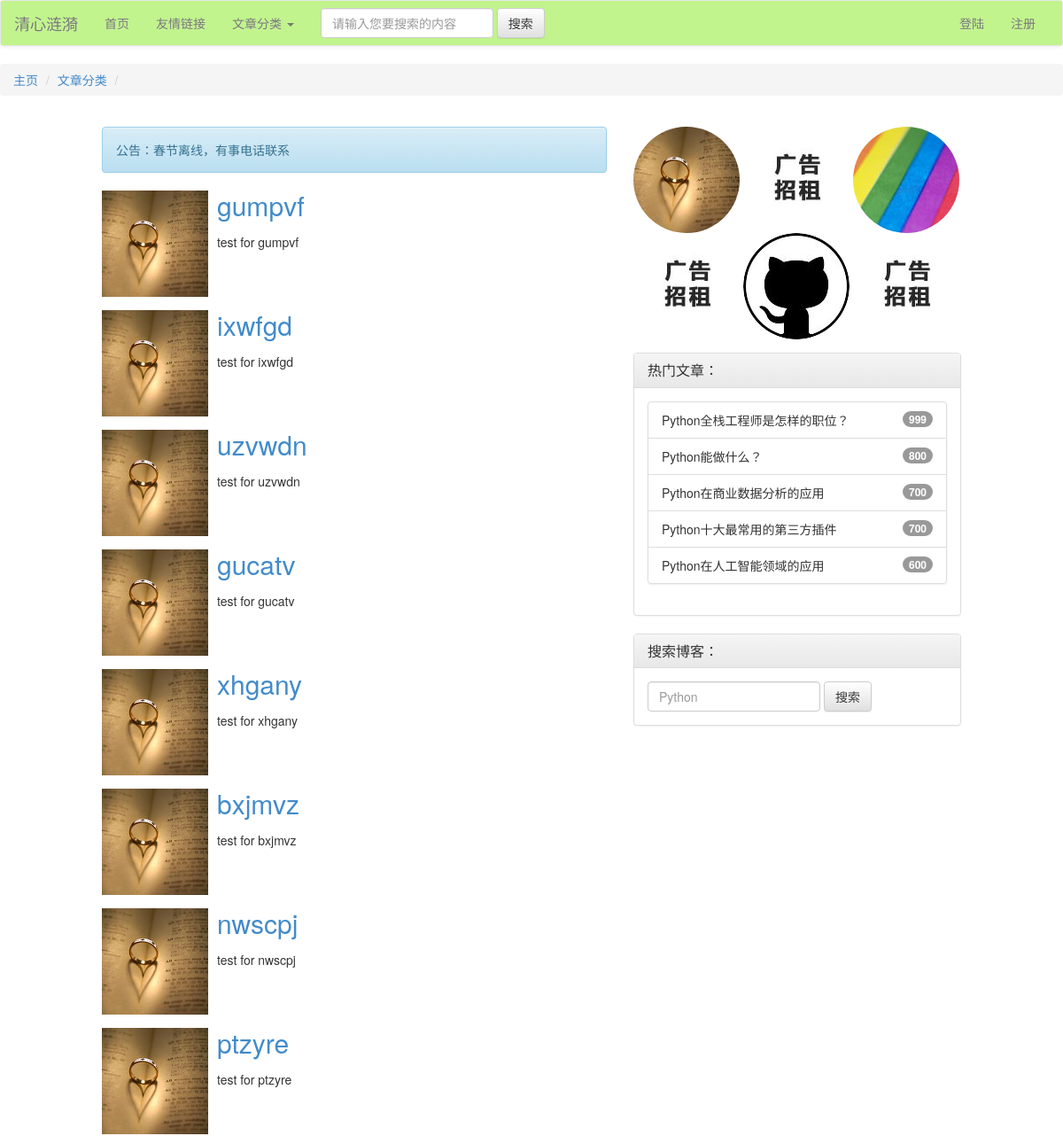
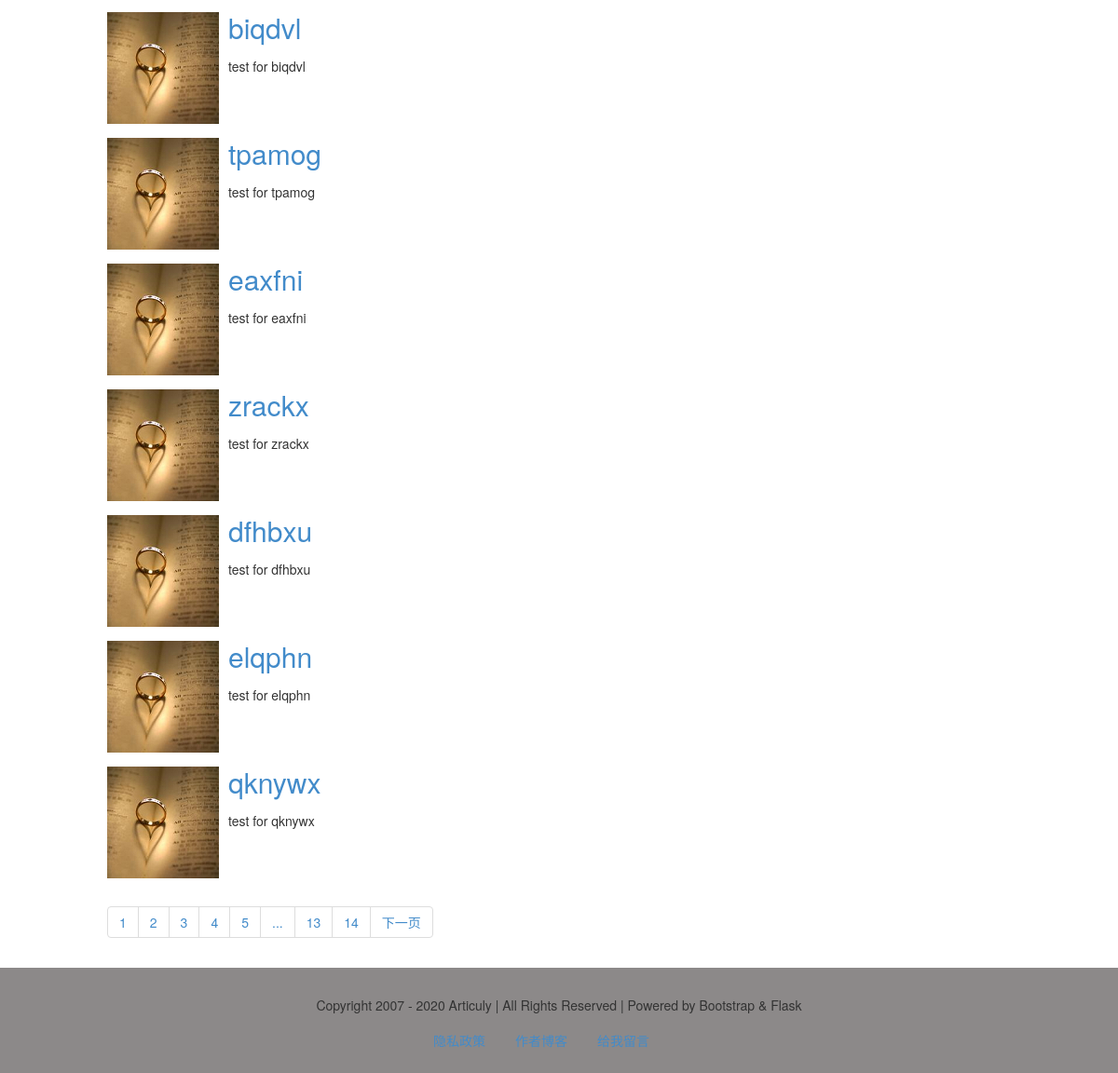
The app's page /article/ with its own data (2 pictures, top to bottom).
### models.py (models this page shows)
class Article(db.Model):
    id = db.Column(db.Integer, primary_key=True)
    title = db.Column(db.String)
    thumb = db.Column(db.String)
    intro = db.Column(db.String)
    author = db.Column(db.String)
    content = db.Column(db.Text)
    pubdate = db.Column(db.DateTime, default=datetime.now)
    cate_id = db.Column(db.Integer, db.ForeignKey('category.cate_id'))

### views/articles.py (the view)
@article_app.route('/cate/<int:cate_id>/<int:page>')
@article_app.route('/', defaults={'cate_id': 0, 'page': 1})
def getArticleList(cate_id, page):
    if cate_id == 0:
        res = Article.query.order_by(Article.id.desc()).paginate(page, 15)
    else:
        res = Article.query.order_by(Article.id.desc()).filter_by(cate_id=cate_id).paginate(page, 15)
    category = Category.query.get(cate_id)
    articles = res.items
    pageList = res.iter_pages()
    return render_template('article/cate_articles.html', cate_id=cate_id, articles=articles, pageList=pageList,
                           category=category, res=res)

### app.py (called while the page is built)
@app.context_processor
def account():
    username = session.get('user')
    return {'username': username}

@app.context_processor
def getCateList():
    cates = Category.query.all()
    return {'cates': cates}

### templates/article/cate_articles.html (shortened to what this page needs)
{% extends'base.html' %}
{% block content %}
    <ol class="breadcrumb">
        <li><a href="{{ url_for('html') }}">主页</a></li>
        <li><a href="#">文章分类</a></li>
        <li class="active">{{ category.cate_name }}</li>
    </ol>
    <main>
        <div class="container-fluid">
            <div class="row">
                <div class="col-md-6 col-md-offset-1 col-sm-7 col-sm-offset-1">
                    <div class="alert alert-info" role="alert">公告：春节离线，有事电话联系</div>
                    <ul class="media-list">
                        {% for article in articles %}
                            <li class="media">
                                <div class="pull-left">
                                    {% if article.thumb==None or article.thumb=="" %}
                                        <img src="{{ url_for('static', filename='img/side/articuly.jpg') }}"
                                             class="media-object" style="width: 120px; height: 120px;">
                                    {% else %}
                                        <img src="{{ article.thumb }}" class="media-object"
                                             style="width: 120px; height: 120px;">
                                    {% endif %}
                                </div>
                                <div class="media-body">
                                    <h2 class="media-heading"><a
                                            href="{{ url_for("article_app.view", article_id=article.id) }}">{{ article.title }}</a>
                                    </h2>
                                    <div class="media">
                                        <p>{{ article['intro'] }}</p>
                                    </div>
                                </div>
                            </li>
                        {% endfor %}
                    </ul>
                    <nav aria-label="Page navigation">
                        <ul class="pagination">
                            {% for page in pageList %}
                                {% if page!=None %}
                                    <li>
                                        <a href="{{ url_for('article_app.getArticleList', cate_id=cate_id, page=page) }}">{{ page }}</a>
                                    </li>
                                {% else %}
                                    <li><a href="#">...</a></li>
                                {% endif %}
                            {% endfor %}
                            {% if res.has_next %}
                                <li>
                                    <a href="{{ url_for('article_app.getArticleList', cate_id=cate_id, page=res.next_num ) }}"
                                       aria-label="Previous">
                                        <span aria-hidden="true">下一页</span>
                                    </a>
                                </li>
                            {% endif %}
                        </ul>
                    </nav>
                </div>
                <div class="col-md-4 col-sm-3">
                    <img src="{{ url_for('static', filename='img/side/articuly.jpg') }}" alt="清心涟漪" class="img-circle">
                    <img src="{{ url_for('static', filename='img/side/ad.jpg') }}" alt="" class="img-rounded">
                    <img src="{{ url_for('static', filename='img/side/rainbow.jpg') }}" alt="彩虹" class="img-circle">
                    <img src="{{ url_for('static', filename='img/side/ad.jpg') }}" alt="" class="img-rounded">
                    <img src="{{ url_for('static', filename='img/side/github.jpg') }}" alt="Github" class="img-circle">
                    <img src="{{ url_for('static', filename='img/side/ad.jpg') }}" class="img-rounded">
                    <div class="panel panel-default">
                        <div class="panel-heading">
                            <h3 class="panel-title">热门文章：</h3>
                        </div>
                        <div class="panel-body">
                            <ul class="list-group">
                                <li class="list-group-item">
                                    Python全栈工程师是怎样的职位？
                                    <span class="badge">999</span>
                                </li>
                                <li class="list-group-item">
                                    Python能做什么？
                                    <span class="badge">800</span>
                                </li>
                                <li class="list-group-item">
                                    Python在商业数据分析的应用
                                    <span class="badge">700</span>
                                </li>
                                <li class="list-group-item">
                                    Python十大最常用的第三方插件
                                    <span class="badge">700</span>
                                </li>
                                <li class="list-group-item">
                                    Python在人工智能领域的应用
                                    <span class="badge">600</span>
                                </li>
                            </ul>
                        </div>
                    </div>
                    <div class="panel panel-default">
                        <div class="panel-heading">
                            <h3 class="panel-title">搜索博客：</h3>
                        </div>
                        <div class="panel-body">
                            <form class="form-inline">
                                <input type="text" class="form-control" placeholder="Python">
                                <button type="submit" class="btn btn-default">搜索</button>
                            </form>
                        </div>
                    </div>
                </div>
            </div>
        </div>
    </main>
{% endblock %}

### templates/base.html (style rules this page uses)
.row { margin-top: 15px; margin-bottom: 8px; }
.panel { margin-top: 15px; }

### records on screen
Article: title "gumpvf", intro "test for gumpvf"
Article: title "ixwfgd", intro "test for ixwfgd"
Article: title "uzvwdn", intro "test for uzvwdn"
Article: title "gucatv", intro "test for gucatv"
Article: title "xhgany", intro "test for xhgany"
Article: title "bxjmvz", intro "test for bxjmvz"
Article: title "nwscpj", intro "test for nwscpj"
Article: title "ptzyre", intro "test for ptzyre"
Article: title "biqdvl", intro "test for biqdvl"
Article: title "tpamog", intro "test for tpamog"
Article: title "eaxfni", intro "test for eaxfni"
Article: title "zrackx", intro "test for zrackx"
Article: title "dfhbxu", intro "test for dfhbxu"
Article: title "elqphn", intro "test for elqphn"
Article: title "qknywx", intro "test for qknywx"

### other values on screen
{{ page }} "1" "2" "3" "4" "5" "13" "14"
